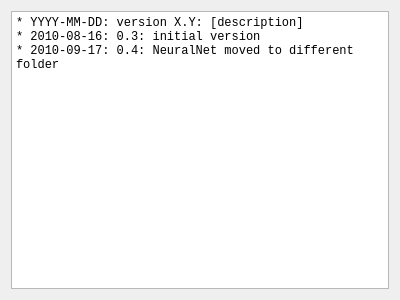
<?xml version="1.0" encoding="UTF-8"?>
<ui version="4.0">
 <class>DialogWhatsNew</class>
 <widget class="QDialog" name="DialogWhatsNew">
  <property name="geometry">
   <rect>
    <x>0</x>
    <y>0</y>
    <width>400</width>
    <height>300</height>
   </rect>
  </property>
  <property name="font">
   <font>
    <family>Courier New</family>
   </font>
  </property>
  <property name="windowTitle">
   <string>What's new?</string>
  </property>
  <property name="windowIcon">
   <iconset resource="resources.qrc">
    <normaloff>:/images/R.png</normaloff>:/images/R.png</iconset>
  </property>
  <layout class="QGridLayout" name="gridLayout">
   <item row="0" column="0">
    <widget class="QPlainTextEdit" name="plainTextEdit">
     <property name="plainText">
      <string>* YYYY-MM-DD: version X.Y: [description]
* 2010-08-16: 0.3: initial version
* 2010-09-17: 0.4: NeuralNet moved to different folder
</string>
     </property>
    </widget>
   </item>
  </layout>
 </widget>
 <resources>
  <include location="resources.qrc"/>
 </resources>
 <connections/>
</ui>
